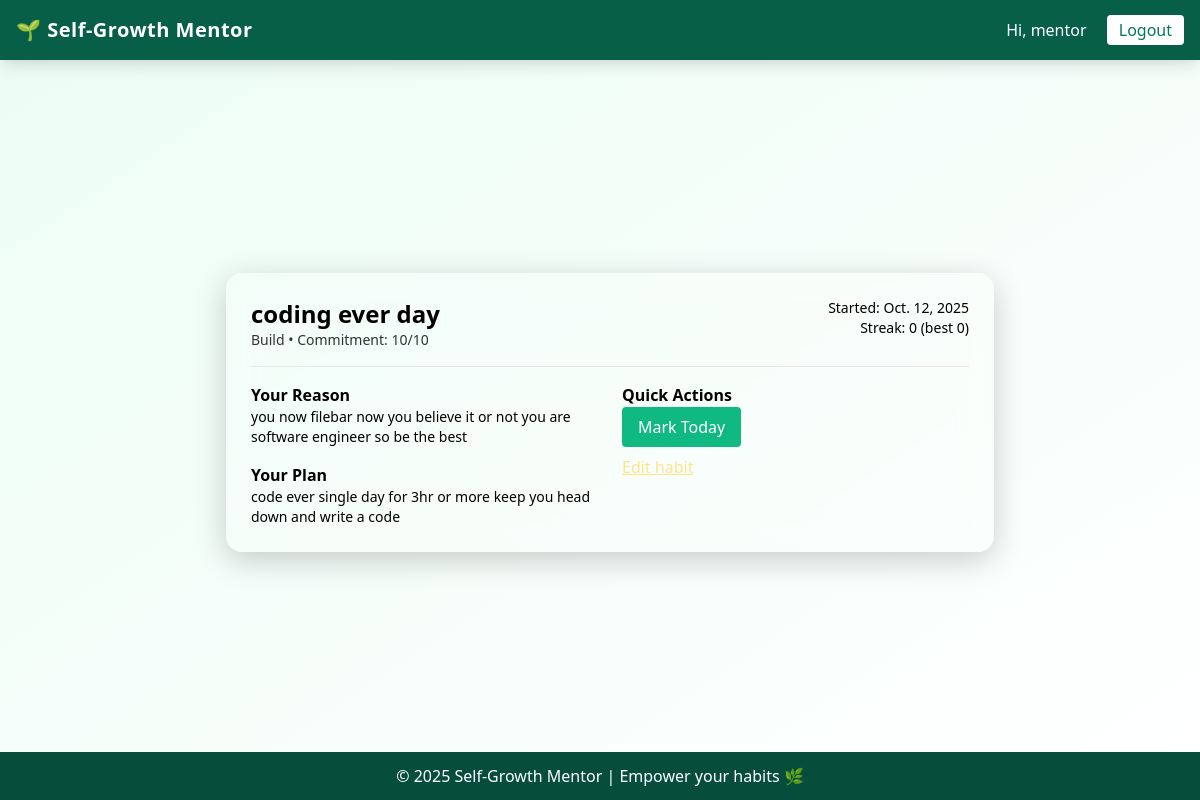
/habits/3/ (signed in), run on an earlier commit of the app's database.
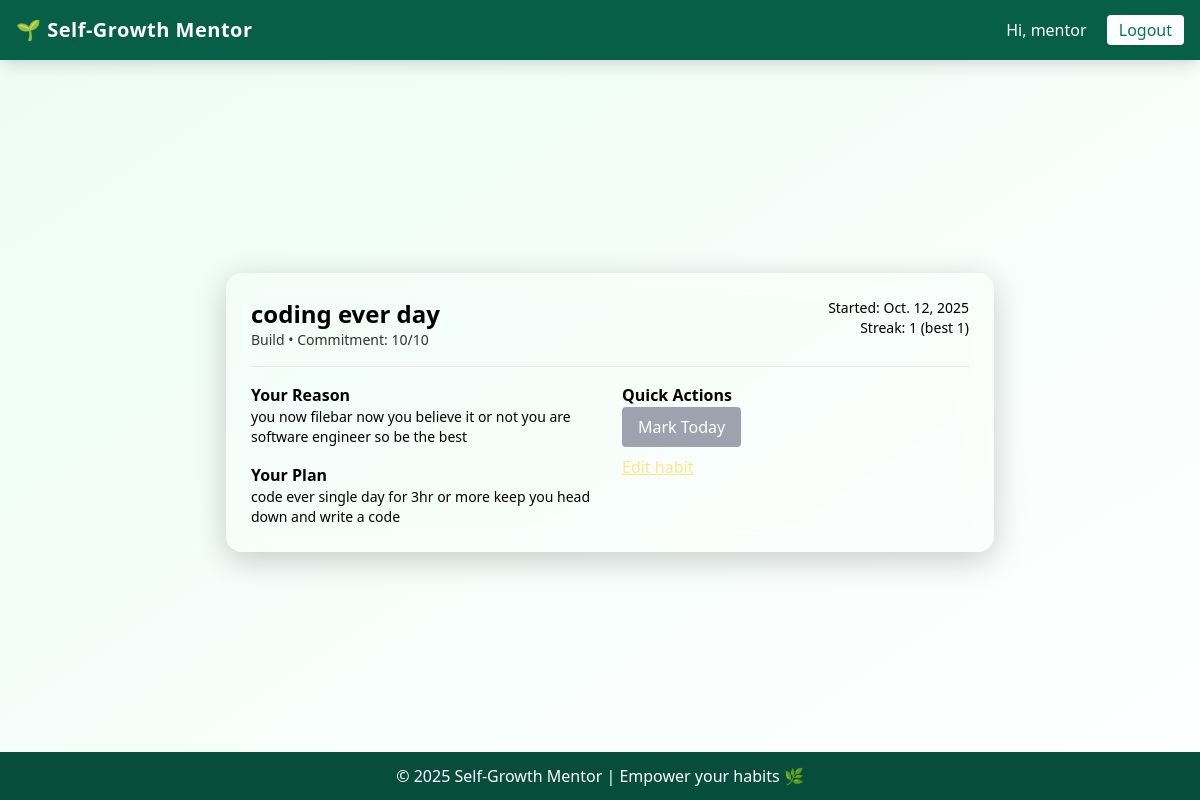
And on a later commit of the database.
### habits/models.py (models this page shows, shortened)
class Habit(models.Model):
    HABIT_TYPE_CHOICES = [
        ('build', 'Build'),
        ('quit', 'Quit'),
    ]
    user = models.ForeignKey(User, on_delete=models.CASCADE, related_name='habits')
    name = models.CharField(max_length=150)
    habit_type = models.CharField(max_length=10, choices=HABIT_TYPE_CHOICES)
    reason = models.TextField(blank=True)
    plan = models.TextField(blank=True, help_text="Describe when, where, and how you'll do this habit")
    commitment = models.PositiveSmallIntegerField(default=5, help_text="Commitment level (1–10)")
    goal_duration = models.PositiveIntegerField(default=30, help_text="Goal duration in days")
    start_date = models.DateField(default=timezone.now)
    current_streak = models.PositiveIntegerField(default=0)
    best_streak = models.PositiveIntegerField(default=0)
    last_completed = models.DateField(null=True, blank=True)
    completed_today = models.BooleanField(default=False)
    active = models.BooleanField(default=True)
    created_at = models.DateTimeField(auto_now_add=True)
    updated_at = models.DateTimeField(auto_now=True)
    class Meta:
        ordering = ['-created_at']

### habits/views.py (the view)
# urls.py: path('<int:pk>/', views.detail_habit, name='detail'),
@login_required
def detail_habit(request, pk):
    habit = get_object_or_404(Habit, pk=pk, user=request.user)
    quick_form = HabitQuickForm(instance=habit)
    logs = HabitLog.objects.filter(habit=habit).order_by('-date')[:10]
    return render(request, 'habits/detail.html', {
        'habit': habit,
        'quick_form': quick_form,
        'logs': logs
    })

### habits/templates/habits/detail.html (shortened to what this page needs)
{% extends 'base.html' %}
{% block content %}
<div class="max-w-3xl mx-auto mt-8">
  <div class="glass1 p-6 rounded-2xl">
    <div class="flex justify-between items-start">
      <div>
        <h2 class="text-2xl font-semibold">{{ habit.name }}</h2>
        <p class="text-sm opacity-80">{{ habit.get_habit_type_display }} • Commitment: {{ habit.commitment }}/10</p>
      </div>
      <div class="text-right">
        <p class="text-sm">Started: {{ habit.start_date }}</p>
        <p class="text-sm">Streak: {{ habit.current_streak }} (best {{ habit.best_streak }})</p>
      </div>
    </div>
    <hr class="my-4">
    <div class="grid grid-cols-1 md:grid-cols-2 gap-6">
      <div>
        <h4 class="font-semibold">Your Reason</h4>
        <p class="text-sm">{{ habit.reason }}</p>
        <h4 class="mt-4 font-semibold">Your Plan</h4>
        <p class="text-sm">{{ habit.plan }}</p>
      </div>
      <div>
        <h4 class="font-semibold">Quick Actions</h4>
        <form method="post" action="{% url 'habits:toggle_completion' habit.pk %}">
          <button
  class="px-4 py-2 rounded text-white {% if not habit.completed_today %}bg-green-500 hover:bg-green-600{% else %}bg-gray-400 cursor-not-allowed{% endif %}"
  {% if habit.completed_today %}disabled{% endif %}
>
  {% if not habit.toggle_completion %}
    Mark Today
  {% else %}
    Completed
  {% endif %}
</button>
        </form>
        <a href="{% url 'habits:edit' habit.pk %}" class="block mt-2 text-yellow-200 underline">Edit habit</a>
      </div>
    </div>
  </div>
</div>
{% endblock %}

What changed in the data, as far as the page shows it:
changed Habit "coding ever day": current_streak "0" → "1"; best_streak "0" → "1"; completed_today False → True (drawn)
